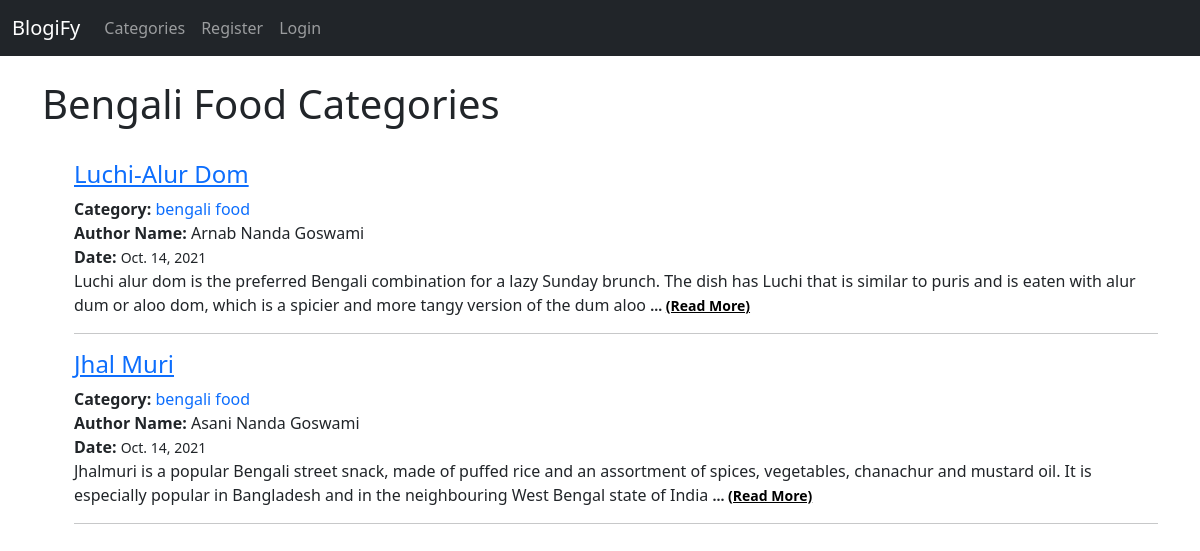
/category/bengali-food/, run on the app's committed database.
### myblogify/models.py (models this page shows, shortened)
class Post(models.Model):
    title = models.CharField(max_length=255)
    header_image = models.ImageField(null=True, blank=True, upload_to = "images/")
    title_tag = models.CharField(max_length=255)
    author = models.ForeignKey(User, on_delete=models.CASCADE)
    body = RichTextField(blank=True, null=True)
    post_date = models.DateField(auto_now_add=True)
    likes = models.ManyToManyField(User, related_name = 'blog_posts')
    category = models.CharField(max_length = 255, default='coding')
    snippet = models.CharField(max_length=255, default='Click the link above to read the blog post...')

### myblogify/views.py (the view)
# urls.py: path('category/<str:cats>/', CategoryView, name = 'category'),
def CategoryView(request, cats):
    category_posts = Post.objects.filter(category = cats.replace('-', ' '))
    return render(request, 'categories.html', {'cats': cats.title().replace('-', ' '), 'category_posts': category_posts})

### myblogify/templates/categories.html (shortened to what this page needs)
<!DOCTYPE html>
<html lang="en">
<head>
</head>
<body>
    {% extends 'base.html' %}
    {% block content %}
    {% if category_posts %}
        <h1>{{ cats }} Categories</h1>
        <br>
        <ul>
            {% for post in category_posts %}
                <div class="col-12">
                    <h4><a href="{% url 'artical-details' post.pk %}" >{{post.title}}</a>
                    </h4>
                    <p class="body-text"><b>Category: </b><a href="{% url 'category' post.category|slugify %}" style="text-decoration: none;">{{post.category}}</a><br>
                        <b>Author Name: </b>{{post.author.first_name}} {{post.author.last_name}} <br><b>Date: </b><small>{{ post.post_date }}</small>
                    <br>
                    {{ post.snippet }}
                    <strong><small> ... <a href="{% url 'artical-details' post.pk %}" style="color: #000000">(Read More)</a></small></strong>
                    </p>
                </div>
                <hr>
            {% endfor %}
        </ul>
    {% else %}
        <h1>Sorry, This page doesn't exist</h1>
    {% endif %}
    {% endblock %}

### data on the page
Post: title "Luchi-Alur Dom", category "bengali food", author.first_name "Arnab", author.last_name "Nanda Goswami", post_date "Oct. 14, 2021", snippet "Luchi alur dom is the preferred Bengali combination for a lazy Sunday brunch. The dish has Luchi that is similar to puris and is eaten with alur dum or aloo dom, which is a spicier and more tangy version of the dum aloo"
Post: title "Jhal Muri", category "bengali food", author.first_name "Asani", author.last_name "Nanda Goswami", post_date "Oct. 14, 2021", snippet "Jhalmuri is a popular Bengali street snack, made of puffed rice and an assortment of spices, vegetables, chanachur and mustard oil. It is especially popular in Bangladesh and in the neighbouring West Bengal state of India"

### other printed values
{{ cats }} "Bengali Food"
